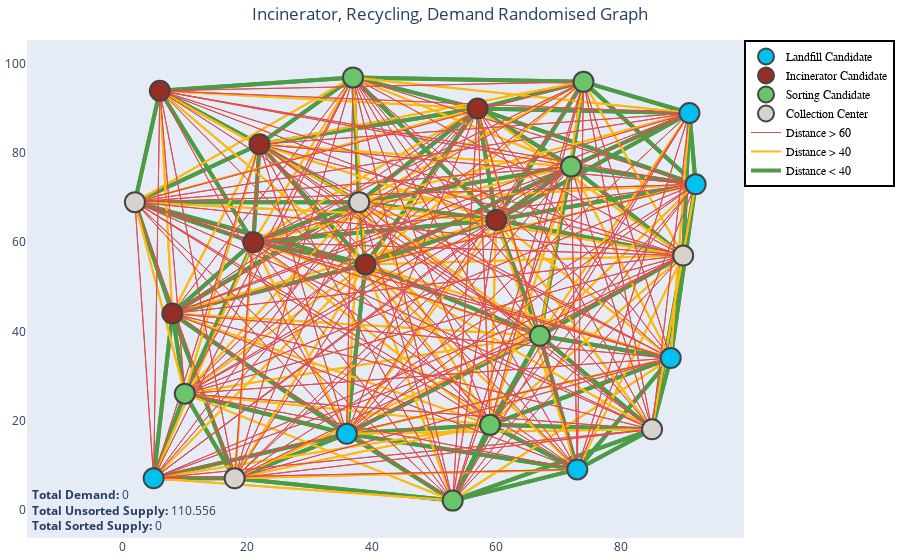

Notebook source saved alongside this figure:
### Code cell
from parameters import Parameters
from generate_graph import Graph
from solve_baseline import Model_Baseline, Multiobjective_model
from pymoo.core.problem import starmap_parallelized_eval
from parameters import Parameters
from heuristic import Elementwise_heuristic, Vectorized_heuristic, Minimize
from pymoo.factory import get_performance_indicator
import multiprocessing as mp
    
# The code below is solving the multiobjective problem using the heuristic and the model.
set_seed = 1
plot_graph = True
verbose = False
nsga3 = True
# Increasing num_of_collection_centers takes alot more time.
num_of_collection_centers = 5
RandomGraph = Graph(num_of_collection_centers,baseline=True,plot_graph=plot_graph, seed=set_seed, baseline_scaler=5)
parameters = Parameters(RandomGraph, set_seed)

### Figure 1 — Plotly figure (JSON) as saved in the notebook; plotly's stock layout.template omitted (floating-point values rounded to 4 significant figures; data arrays with more than 128 entries replaced by an {"elided": "..."} marker saying what was removed)
{"data": [{"hoverinfo": "none", "line": {"color": "#4E9B47", "width": 4}, "mode": "lines", "name": "Distance < 40", "showlegend": true, "type": "scatter", "x": {"elided": "603 int values"}, "y": {"elided": "603 int values"}}, {"hoverinfo": "none", "line": {"color": "#FDB813", "width": 2}, "mode": "lines", "name": "Distance > 40", "showlegend": true, "type": "scatter", "x": {"elided": "444 int values"}, "y": {"elided": "444 int values"}}, {"hoverinfo": "none", "line": {"color": "#DF4E4F", "width": 1}, "mode": "lines", "name": "Distance > 60", "showlegend": true, "type": "scatter", "x": {"elided": "768 int values"}, "y": {"elided": "768 int values"}}, {"hoverinfo": "text", "marker": {"color": "#D7D2CB", "line": {"width": 2}, "size": 20}, "mode": "markers", "name": "Collection Center", "text": ["Node: 1 Attr: Collection Center <br> Unsorted Supply: 12.67 <br> Sorted Supply: 0", "Node: 2 Attr: Collection Center <br> Unsorted Supply: 15.547 <br> Sorted Supply: 0", "Node: 3 Attr: Collection Center <br> Unsorted Supply: 25.806 <br> Sorted Supply: 0", "Node: 4 Attr: Collection Center <br> Unsorted Supply: 22.513 <br> Sorted Supply: 0", "Node: 5 Attr: Collection Center <br> Unsorted Supply: 34.02 <br> Sorted Supply: 0"], "type": "scatter", "x": [38, 18, 90, 2, 85], "y": [69, 7, 57, 69, 18]}, {"hoverinfo": "text", "marker": {"color": "#6AC46A", "line": {"width": 2}, "size": 20}, "mode": "markers", "name": "Sorting Candidate", "text": ["Node: 6 Attr: Sorting Candidate", "Node: 7 Attr: Sorting Candidate", "Node: 8 Attr: Sorting Candidate", "Node: 9 Attr: Sorting Candidate", "Node: 10 Attr: Sorting Candidate", "Node: 11 Attr: Sorting Candidate", "Node: 12 Attr: Sorting Candidate"], "type": "scatter", "x": [53, 72, 10, 74, 67, 37, 59], "y": [2, 77, 26, 96, 39, 97, 19]}, {"hoverinfo": "text", "marker": {"color": "#952E25", "line": {"width": 2}, "size": 20}, "mode": "markers", "name": "Incinerator Candidate", "text": ["Node: 13 Attr: Incinerator Candidate", "Node: 14 Attr: Incinerator Candidate", "Node: 15 Attr: Incinerator Candidate", "Node: 16 Attr: Incinerator Candidate", "Node: 17 Attr: Incinerator Candidate", "Node: 18 Attr: Incinerator Candidate", "Node: 19 Attr: Incinerator Candidate"], "type": "scatter", "x": [21, 6, 60, 8, 39, 22, 57], "y": [60, 94, 65, 44, 55, 82, 90]}, {"hoverinfo": "text", "marker": {"color": "#00C0F0", "line": {"width": 2}, "size": 20}, "mode": "markers", "name": "Landfill Candidate", "text": ["Node: 20 Attr: Landfill Candidate", "Node: 21 Attr: Landfill Candidate", "Node: 22 Attr: Landfill Candidate", "Node: 23 Attr: Landfill Candidate", "Node: 24 Attr: Landfill Candidate", "Node: 25 Attr: Landfill Candidate"], "type": "scatter", "x": [88, 91, 36, 73, 92, 5], "y": [34, 89, 17, 9, 73, 7]}], "layout": {"annotations": [{"align": "left", "showarrow": false, "text": " <b>Total Demand:</b> 0<br> <b>Total Unsorted Supply:</b> 110.556<br> <b>Total Sorted Supply:</b> 0 ", "x": 0.005, "y": -0.002}], "hovermode": "closest", "legend": {"bordercolor": "Black", "borderwidth": 2, "font": {"color": "black", "family": "Courier", "size": 12}, "title": {"font": {"family": "Times New Roman"}}, "traceorder": "reversed", "x": 1, "y": 1}, "margin": {"b": 20, "l": 5, "r": 5, "t": 40}, "showlegend": true, "title": {"text": "Incinerator, Recycling, Demand Randomised Graph", "x": 0.5}, "xaxis": {"showgrid": false, "showticklabels": true, "zeroline": false}, "yaxis": {"showgrid": false, "showticklabels": true, "zeroline": false}}}
